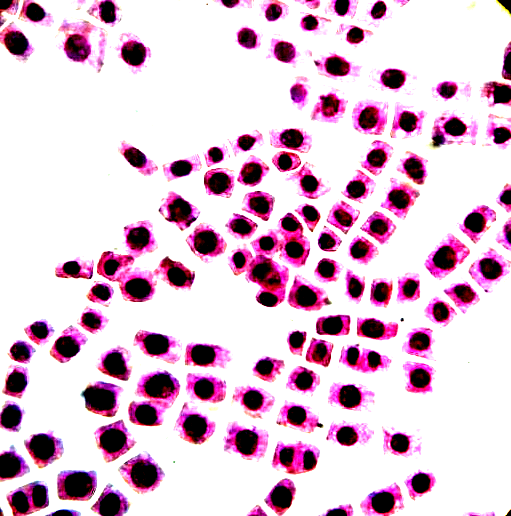
#> input picture enhanced.png, 511 x 516 px
$ python -i main.py   (imports and definitions only)   (older library calls are emulated)
#> lines starting #> are read from the running program, lines starting #| are printed output that depends on the picture
import argparse
import bisect
import cv2
import errno
import os
import shutil
import time

import numpy as np
from numba import jit
from scipy import ndimage
from skimage.feature import peak_local_max
from skimage.morphology import watershed
from PIL import ImageEnhance, Image
from stadistics import Estimator

@jit
def im_adjust(src, tol=1, vin=None, v_out=(0, 255)):
    if vin is None:
        vin = [0, 255]
    assert len(src.shape) == 3, 'Input image should be 2-dims'
    tol = max(0, min(100, tol))

    if tol > 0:
        hist = np.histogram(src, bins=list(range(256)), range=(0, 255))[0]
        cum = hist.copy()
        for i in range(1, 256): cum[i] = cum[i - 1] + hist[i]

        total = src.shape[0] * src.shape[1]
        low_bound = total * tol / 100
        upp_bound = total * (100 - tol) / 100
        vin[0] = bisect.bisect_left(cum, low_bound)
        vin[1] = bisect.bisect_left(cum, upp_bound)

    scale = (v_out[1] - v_out[0]) / (vin[1] - vin[0])
    vs = src - vin[0]
    vs[src < vin[0]] = 0
    vd = vs * scale + 0.5 + v_out[0]
    vd[vd > v_out[1]] = v_out[1]
    dst = vd

    return dst


# [29 lines left out: functions adjust_gamma, operate_image, not called in this run]


def apply_watershed(image, crop=False, quantity=0, index=0):
    if crop:
        contours, mask, area = operate_image(image)
        width, height = mask.shape
        total_area = width * height
        img = cv2.imread("enhanced.png")

        for cnt in contours:
            x, y, w, h = cv2.boundingRect(cnt)
            p = w * h * 100 / total_area
            if 0.1 <= p <= 1:
                index, quantity = index + 1, quantity + 1
                ro = img[y: y + h, x: x + w]
                cv2.imwrite("images/test/" + str(index) + '.png', ro)
        return mask, image, quantity, area

    image = im_adjust(image)
    image = image.astype(np.uint8)
    shifted = cv2.fastNlMeansDenoisingColored(image, None, 10, 10, 7, 21)
    _, mask, area = operate_image(shifted)
    return mask, image, quantity, area


def count(x):
    y = 2.692717401 + 0.001807464 * x
    return int(round(y - 2.616176454, 0)), int(round(y + 2.616176454, 0))


# [29 lines left out: function main, not called in this run]


# [8 lines not run here, left out]

>>> import cv2
>>> picture = cv2.imread('enhanced.png', cv2.IMREAD_GRAYSCALE)
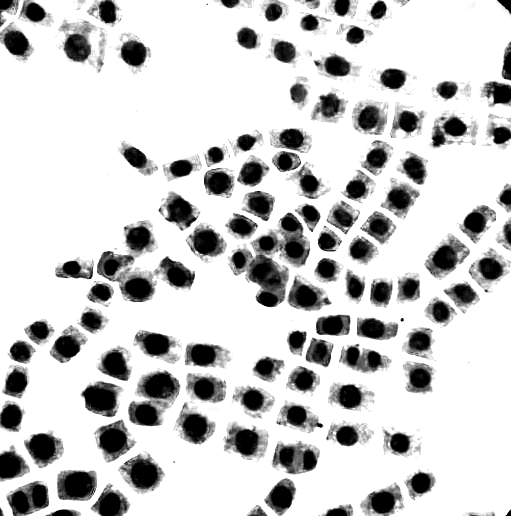
#> picture: shape (516, 511); min 0, max 255, mean 202.9
>>> result = apply_watershed(picture)
#> (the run stopped early here; a loop or call above may not have finished)
